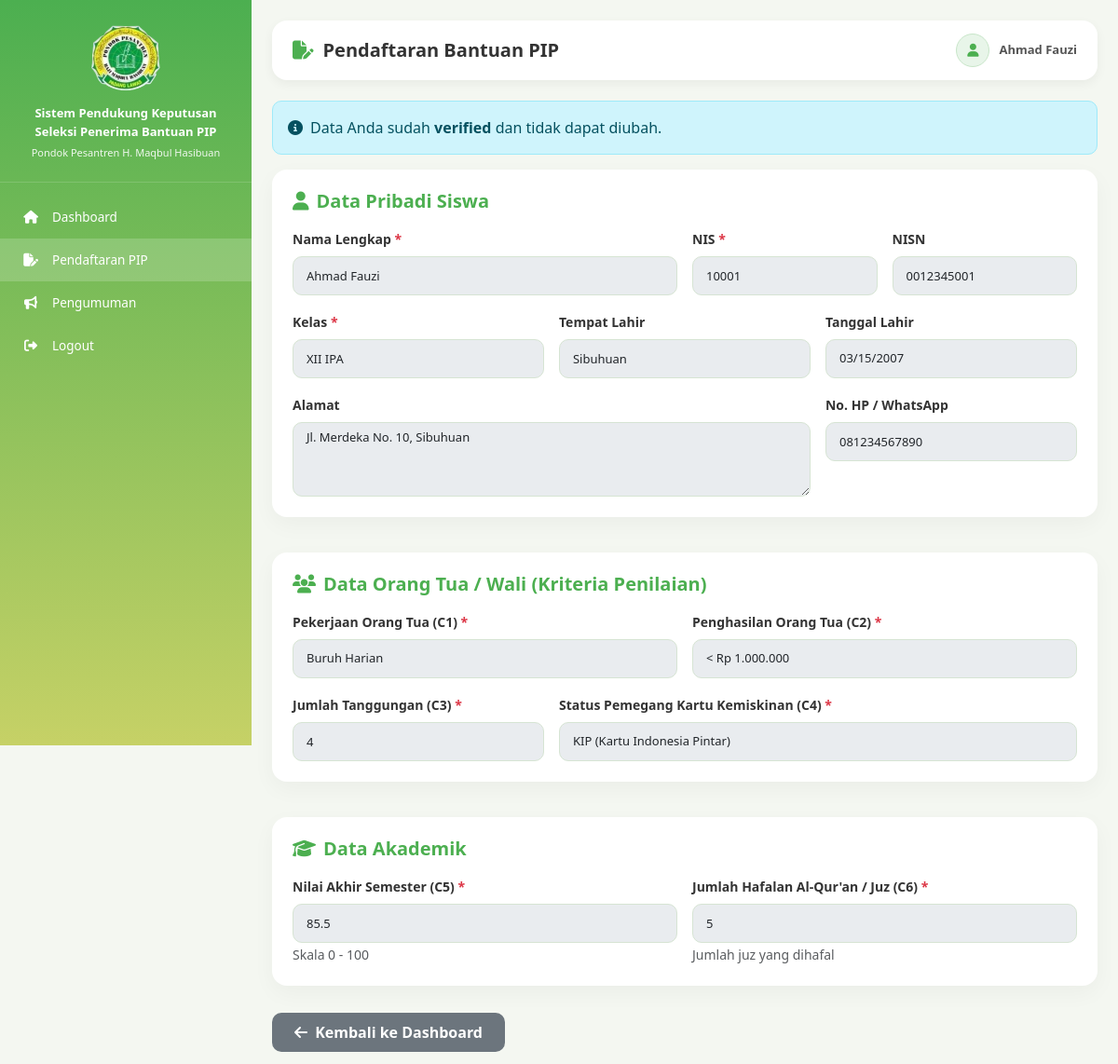
The page /views/siswa/pendaftaran.php (signed in) on the database its author committed.
### tables this page shows
CREATE TABLE IF NOT EXISTS siswa (
    id INT AUTO_INCREMENT PRIMARY KEY,
    kode_alternatif VARCHAR(10) UNIQUE,
    nama VARCHAR(100),
    kelas VARCHAR(50),
    created_at TIMESTAMP DEFAULT CURRENT_TIMESTAMP
);

CREATE TABLE IF NOT EXISTS sub_kriteria (
    id INT AUTO_INCREMENT PRIMARY KEY,
    id_kriteria INT,
    nama_sub VARCHAR(100),
    nilai INT,
    FOREIGN KEY (id_kriteria) REFERENCES kriteria(id) ON DELETE CASCADE
);

### views/siswa/pendaftaran.php (the view, shortened to what this page needs)
<?php
require_once '../../config/koneksi.php';
$id_user = $_SESSION['id_user'];
$stmt = mysqli_prepare($koneksi, "SELECT * FROM siswa WHERE id_user = ?");
mysqli_stmt_bind_param($stmt, "i", $id_user);
mysqli_stmt_execute($stmt);
$siswa = mysqli_fetch_assoc(mysqli_stmt_get_result($stmt));
$can_edit = in_array($siswa['status_pendaftaran'], ['draft', 'submitted']);
$sub_options = [];
$sq = mysqli_query($koneksi, "SELECT id_kriteria, nama_sub, nilai FROM sub_kriteria ORDER BY id_kriteria, nilai DESC");
while ($s = mysqli_fetch_assoc($sq)) { $sub_options[$s['id_kriteria']][] = $s; }
$data = $siswa;
?>
<!DOCTYPE html>
<html lang="en">
<head>
<?php include '../layouts/head.php'; ?>
</head>
<body>
<?php include '../layouts/sidebar_siswa.php'; ?>
<div class="content">
    <div class="navbar-custom">
        <div class="page-title">
            <i class="fa fa-file-pen"></i>
            <h4>Pendaftaran Bantuan PIP</h4>
        </div>
        <div class="user-box">
            <div class="user-icon"><i class="fa fa-user"></i></div>
            <div class="user-name"><?php echo htmlspecialchars($_SESSION['nama'] ?? $siswa['nama']); ?></div>
        </div>
    </div>
    <?php if (!$can_edit): ?>
        <div class="alert alert-info" style="border-radius:10px;">
            <i class="fa fa-info-circle me-2"></i>Data Anda sudah <strong><?php echo $siswa['status_pendaftaran']; ?></strong> dan tidak dapat diubah.
        </div>
    <?php endif; ?>
    <form action="../../app/controllers/PendaftaranController.php" method="POST" enctype="multipart/form-data" id="formPendaftaran">
    <div class="row g-3">
        <div class="col-12">
            <div class="card-custom">
                <h5 class="mb-3" style="color:var(--primary);font-weight:bold;"><i class="fa fa-user me-2"></i>Data Pribadi Siswa</h5>
                <div class="row g-3">
                    <div class="col-md-6">
                        <label class="form-label fw-bold small">Nama Lengkap <span class="text-danger">*</span></label>
                        <input type="text" name="nama" class="form-control" required value="<?php echo htmlspecialchars($data['nama'] ?? ''); ?>" <?php echo $can_edit?'':'disabled'; ?>>
                    </div>
                    <div class="col-md-3">
                        <label class="form-label fw-bold small">NIS <span class="text-danger">*</span></label>
                        <input type="text" name="nis" class="form-control" required value="<?php echo htmlspecialchars($data['nis'] ?? ''); ?>" <?php echo $can_edit?'':'disabled'; ?>>
                    </div>
                    <div class="col-md-3">
                        <label class="form-label fw-bold small">NISN</label>
                        <input type="text" name="nisn" class="form-control" value="<?php echo htmlspecialchars($data['nisn'] ?? ''); ?>" <?php echo $can_edit?'':'disabled'; ?>>
                    </div>
                    <div class="col-md-4">
                        <label class="form-label fw-bold small">Kelas <span class="text-danger">*</span></label>
                        <input type="text" name="kelas" class="form-control" required value="<?php echo htmlspecialchars($data['kelas'] ?? ''); ?>" <?php echo $can_edit?'':'disabled'; ?>>
                    </div>
                    <div class="col-md-4">
                        <label class="form-label fw-bold small">Tempat Lahir</label>
                        <input type="text" name="tempat_lahir" class="form-control" value="<?php echo htmlspecialchars($data['tempat_lahir'] ?? ''); ?>" <?php echo $can_edit?'':'disabled'; ?>>
                    </div>
                    <div class="col-md-4">
                        <label class="form-label fw-bold small">Tanggal Lahir</label>
                        <input type="date" name="tanggal_lahir" class="form-control" value="<?php echo $data['tanggal_lahir'] ?? ''; ?>" <?php echo $can_edit?'':'disabled'; ?>>
                    </div>
                    <div class="col-md-8">
                        <label class="form-label fw-bold small">Alamat</label>
                        <textarea name="alamat" class="form-control" rows="2" <?php echo $can_edit?'':'disabled'; ?>><?php echo htmlspecialchars($data['alamat'] ?? ''); ?></textarea>
                    </div>
                    <div class="col-md-4">
                        <label class="form-label fw-bold small">No. HP / WhatsApp</label>
                        <input type="text" name="no_hp" class="form-control" value="<?php echo htmlspecialchars($data['no_hp'] ?? ''); ?>" <?php echo $can_edit?'':'disabled'; ?>>
                    </div>
                </div>
            </div>
        </div>
        <div class="col-12">
            <div class="card-custom">
                <h5 class="mb-3" style="color:var(--primary);font-weight:bold;"><i class="fa fa-users me-2"></i>Data Orang Tua / Wali (Kriteria Penilaian)</h5>
                <div class="row g-3">
                    <div class="col-md-6">
                        <label class="form-label fw-bold small">Pekerjaan Orang Tua (C1) <span class="text-danger">*</span></label>
                        <select name="pekerjaan_ortu" class="form-select" required <?php echo $can_edit?'':'disabled'; ?>>
                            <?php foreach ($sub_options[1] ?? [] as $opt): ?>
                                <option value="<?php echo htmlspecialchars($opt['nama_sub']); ?>"
                                    <?php echo ($data['pekerjaan_ortu'] ?? '') === $opt['nama_sub'] ? 'selected' : ''; ?>>
                                    <?php echo htmlspecialchars($opt['nama_sub']); ?>
                                </option>
                            <?php endforeach; ?>
                        </select>
                    </div>
                    <div class="col-md-6">
                        <label class="form-label fw-bold small">Penghasilan Orang Tua (C2) <span class="text-danger">*</span></label>
                        <select name="penghasilan_ortu" class="form-select" required <?php echo $can_edit?'':'disabled'; ?>>
                            <?php foreach ($sub_options[2] ?? [] as $opt): ?>
                                <option value="<?php echo htmlspecialchars($opt['nama_sub']); ?>"
                                    <?php echo ($data['penghasilan_ortu'] ?? '') === $opt['nama_sub'] ? 'selected' : ''; ?>>
                                    <?php echo htmlspecialchars($opt['nama_sub']); ?>
                                </option>
                            <?php endforeach; ?>
                        </select>
                    </div>
                    <div class="col-md-4">
                        <label class="form-label fw-bold small">Jumlah Tanggungan (C3) <span class="text-danger">*</span></label>
                        <input type="number" name="jumlah_tanggungan" class="form-control" min="1" max="20" required
                               value="<?php echo $data['jumlah_tanggungan'] ?? ''; ?>" <?php echo $can_edit?'':'disabled'; ?>>
                    </div>
                    <div class="col-md-8">
                        <label class="form-label fw-bold small">Status Pemegang Kartu Kemiskinan (C4) <span class="text-danger">*</span></label>
                        <select name="status_kartu_miskin" class="form-select" required <?php echo $can_edit?'':'disabled'; ?>>
                            <?php foreach ($sub_options[4] ?? [] as $opt): ?>
                                <option value="<?php echo htmlspecialchars($opt['nama_sub']); ?>"
                                    <?php echo ($data['status_kartu_miskin'] ?? '') === $opt['nama_sub'] ? 'selected' : ''; ?>>
                                    <?php echo htmlspecialchars($opt['nama_sub']); ?>
                                </option>
                            <?php endforeach; ?>
                        </select>
                    </div>
                </div>
            </div>
        </div>
        <div class="col-12">
            <div class="card-custom">
                <h5 class="mb-3" style="color:var(--primary);font-weight:bold;"><i class="fa fa-graduation-cap me-2"></i>Data Akademik</h5>
                <div class="row g-3">
                    <div class="col-md-6">
                        <label class="form-label fw-bold small">Nilai Akhir Semester (C5) <span class="text-danger">*</span></label>
                        <input type="number" name="nilai_akhir_semester" class="form-control" min="0" max="100" step="0.1" required
                               value="<?php echo $data['nilai_akhir_semester'] ?? ''; ?>" <?php echo $can_edit?'':'disabled'; ?>>
                        <small class="text-muted">Skala 0 - 100</small>
                    </div>
                    <div class="col-md-6">
                        <label class="form-label fw-bold small">Jumlah Hafalan Al-Qur'an / Juz (C6) <span class="text-danger">*</span></label>
                        <input type="number" name="hafalan_quran" class="form-control" min="0" max="30" required
                               value="<?php echo $data['hafalan_quran'] ?? ''; ?>" <?php echo $can_edit?'':'disabled'; ?>>
                        <small class="text-muted">Jumlah juz yang dihafal</small>
                    </div>
                </div>
            </div>
        </div>
        <?php if ($can_edit): ?>
        <div class="col-12">
            <div class="card-custom">
                <div class="d-flex flex-wrap gap-2">
                    <button type="submit" name="action" value="save_draft" class="btn-batal">
                        <i class="fa fa-save me-1"></i> Simpan Draft
                    </button>
                    <button type="submit" name="action" value="submit" class="btn-simpan"
                            onclick="return confirm('Apakah Anda yakin ingin mengajukan pendaftaran? Data yang sudah diajukan tidak dapat diubah.')">
                        <i class="fa fa-paper-plane me-1"></i> Ajukan Pendaftaran
                    </button>
                    <a href="dashboard.php" class="btn-batal">
                        <i class="fa fa-arrow-left me-1"></i> Kembali
                    </a>
                </div>
            </div>
        </div>
        <?php else: ?>
        <div class="col-12">
            <a href="dashboard.php" class="btn-batal"><i class="fa fa-arrow-left me-1"></i> Kembali ke Dashboard</a>
        </div>
        <?php endif; ?>
    </div>
    </form>
</div>
</body>
</html>

### public/assets/css/style.css (style rules this page uses)
:root { --primary: #4caf50; --primary-dark: #388e3c; --primary-light: #c6d166; --bg: #f4f7f1; --card-bg: #ffffff; --text: #333333; --text-muted: #777777; --border: #d6e4d3; --sidebar-w: 270px; --radius: 16px; --radius-sm: 10px; --shadow: 0 4px 12px rgba(0,0,0,0.05); --shadow-lg: 0 8px 24px rgba(0,0,0,0.04); --transition: 0.3s ease; }
* { margin: 0; padding: 0; box-sizing: border-box; }
body { font-family: 'Segoe UI', Arial, Helvetica, sans-serif; background: var(--bg); overflow-x: hidden; color: var(--text); }
a { text-decoration: none; color: inherit; }
.content { margin-left: var(--sidebar-w); padding: 22px; min-height: 100vh; transition: margin-left var(--transition); }
.navbar-custom { background: var(--card-bg); padding: 14px 22px; border-radius: var(--radius); display: flex; justify-content: space-between; align-items: center; box-shadow: var(--shadow); margin-bottom: 22px; flex-wrap: wrap; gap: 10px; }
.page-title { display: flex; align-items: center; gap: 10px; }
.page-title i { font-size: 20px; color: var(--primary); }
.page-title h4 { margin: 0; font-size: 20px; font-weight: bold; color: var(--text); }
.user-box { display: flex; align-items: center; gap: 10px; }
.user-icon { width: 36px; height: 36px; border-radius: 50%; background: #e8f5e9; color: var(--primary); display: flex; justify-content: center; align-items: center; font-size: 14px; border: 1px solid #c8e6c9; }
.user-name { font-size: 13px; font-weight: bold; color: #555; }
.card-custom { background: var(--card-bg); border-radius: var(--radius); border: none; box-shadow: var(--shadow-lg); padding: 22px; margin-bottom: 22px; }
.form-control, .form-select { height: 42px; border-radius: var(--radius-sm); border: 1px solid var(--border); background: #fafdf8; padding-left: 14px; font-size: 13px; }
textarea.form-control { height: auto; min-height: 80px; }
.btn-batal { background: #6c757d; color: white; border: none; border-radius: var(--radius-sm); padding: 10px 24px; font-weight: bold; min-height: 44px; transition: var(--transition); }

### rows shown on the page
siswa: status_pendaftaran "verified", nama "Ahmad Fauzi", nis "10001", nisn "0012345001", kelas "XII IPA", tempat_lahir "Sibuhuan", tanggal_lahir "03/15/2007", alamat "Jl. Merdeka No. 10, Sibuhuan", no_hp "081234567890", pekerjaan_ortu "Buruh Harian", penghasilan_ortu "< Rp 1.000.000", jumlah_tanggungan "4", status_kartu_miskin "KIP (Kartu Indonesia Pintar)", nilai_akhir_semester "85.5", hafalan_quran "5"

### other values the page prints
$_SESSION['nama'] "Ahmad Fauzi"
